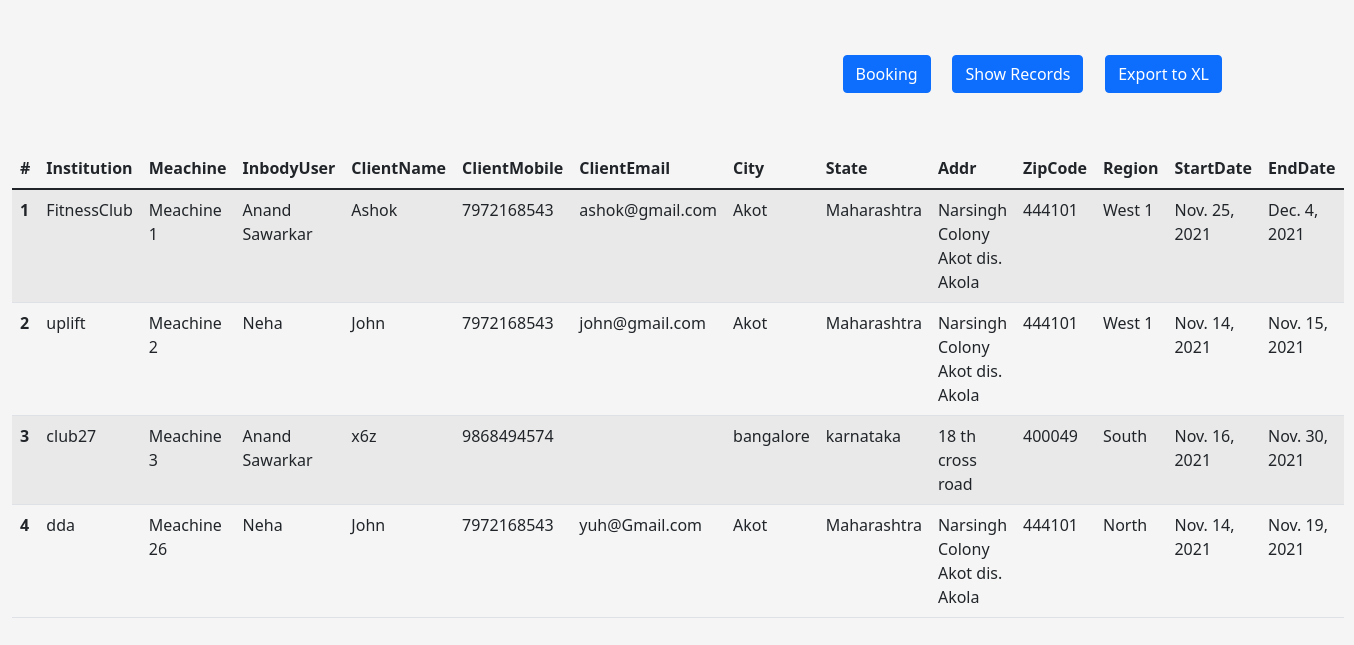
Page /show-record on the committed database.
### InbodyBook/models.py (models this page shows, shortened)
class Institution(models.Model):
    institution_name=models.CharField(max_length=100)
    client_name = models.CharField(max_length=100)
    client_mobile = models.BigIntegerField()
    client_email = models.EmailField(max_length=254, blank=True, null=True)
    city =  models.CharField(max_length=20)
    state = models.CharField(max_length=30)
    addr1 = models.CharField(max_length=100)
    addr2 = models.CharField(max_length=100, null=True, blank=True)
    zip_code = models.IntegerField()
    start_date = models.DateField()
    end_date = models.DateField()
    demo_meachine = models.CharField(max_length=50)
    inbodyUser = models.ForeignKey(InbodyUser, on_delete=models.CASCADE)
    meachine_name = models.ForeignKey(Meachines,on_delete=models.CASCADE)

class Meachines(models.Model):
    meachine_name = models.CharField(max_length=20)
    booked = models.BooleanField(default=False)
    region = models.ForeignKey(IndiaRegions, on_delete=models.CASCADE)

class InbodyUser(models.Model):
    name = models.CharField(max_length=30)
    email = models.EmailField(max_length=254)
    mobile = models.BigIntegerField()

class IndiaRegions(models.Model):
    region = models.CharField(max_length=20)
    def __str__(self):
        return self.region

### InbodyBook/views.py (the view)
# urls.py: path("show-record", views.show_record, name='show_record'),
def show_record(request):
    records = Institution.objects.all()
    return render(request,'record.html',{'records':records})

### templates/record.html
{% extends 'index.html' %}
    {% block recordTable %}
        <div class="container-fluid">
            <table class="table table-striped table-hover">
                <thead>
                <tr>
                    <th scope="col">#</th>
                    <th scope="col">Institution  </th>
                    <th scope="col">Meachine</th>
                    <th scope="col">InbodyUser </th>
                    <th scope="col">ClientName </th>
                    <th scope="col">ClientMobile </th>
                    <th scope="col">ClientEmail </th>
                    <th scope="col">City </th>
                    <th scope="col">State </th>
                    <th scope="col">Addr </th>
                    <th scope="col">ZipCode </th>
                    <th scope="col">Region </th>
                    <th scope="col">StartDate </th>
                    <th scope="col">EndDate </th>
                </tr>
                </thead>
                <tbody>
                {% for data in records %}
                    <tr>
                        <th scope="row">{{data.id}}</th>
                        <td>{{data.institution_name}}</td>
                        <td>{{data.meachine_name.meachine_name}}</td>
                        <td>{{data.inbodyUser.name}}</td>
                        <td>{{data.client_name}}</td>
                        <td>{{data.client_mobile}}</td>
                        <td>{{data.client_email }}</td>
                        <td>{{data.city }}</td>
                        <td>{{data.state }}</td>
                        <td>{{data.addr1 }} {{data.addr2}}</td>
                        <td>{{data.zip_code}}</td>
                        <td>{{data.meachine_name.region}}</td>
                        <td>{{data.start_date }}</td>
                        <td>{{data.end_date }}</td>
                    </tr>
                {% endfor %}
                </tbody>
            </table>
        </div>
    {% endblock %}

### templates/index.html (shortened to what this page needs)
<!doctype html>
<html lang="en">
  <head>
    <link href="https://cdn.jsdelivr.net/npm/bootstrap@5.1.3/dist/css/bootstrap.min.css" rel="stylesheet">
  </head>
  <body>
    <br><br>
    <div class="container">
      <div class="btn">
        <div><a href="/" class="btn btn-primary ">Booking</a></div>
        <div><a href="show-record" class="btn btn-primary ">Show Records</a></div>
        <div><a href="#" class="btn btn-primary">Export to XL</a></div>
      </div>
    </div>
<br><br>
  {% block recordTable %}
  {% endblock %}
<br><br>
  </body>
</html>

### templates/index.html (style rules this page uses)
body { background-color: whitesmoke; }
.btn { display: flex; justify-content: flex-end; }
.btn > div { margin-left: 2%; }

### rows in the picture
Institution: id "1", institution_name "FitnessClub", meachine_name.meachine_name "Meachine 1", inbodyUser.name "Anand Sawarkar", client_name "Ashok", client_mobile "7972168543", client_email "ashok@gmail.com", city "Akot", state "Maharashtra", addr1 "Narsingh Colony Akot", addr2 "dis. Akola", zip_code "444101", meachine_name.region "West 1", start_date "Nov. 25, 2021", end_date "Dec. 4, 2021"
Institution: id "2", institution_name "uplift", meachine_name.meachine_name "Meachine 2", inbodyUser.name "Neha", client_name "John", client_mobile "7972168543", client_email "john@gmail.com", city "Akot", state "Maharashtra", addr1 "Narsingh Colony Akot", addr2 "dis. Akola", zip_code "444101", meachine_name.region "West 1", start_date "Nov. 14, 2021", end_date "Nov. 15, 2021"
Institution: id "3", institution_name "club27", meachine_name.meachine_name "Meachine 3", inbodyUser.name "Anand Sawarkar", client_name "x6z", client_mobile "9868494574", city "bangalore", state "karnataka", addr1 "18 th cross road", zip_code "400049", meachine_name.region "South", start_date "Nov. 16, 2021", end_date "Nov. 30, 2021"
Institution: id "4", institution_name "dda", meachine_name.meachine_name "Meachine 26", inbodyUser.name "Neha", client_name "John", client_mobile "7972168543", client_email "yuh@Gmail.com", city "Akot", state "Maharashtra", addr1 "Narsingh Colony Akot", addr2 "dis. Akola", zip_code "444101", meachine_name.region "North", start_date "Nov. 14, 2021", end_date "Nov. 19, 2021"
